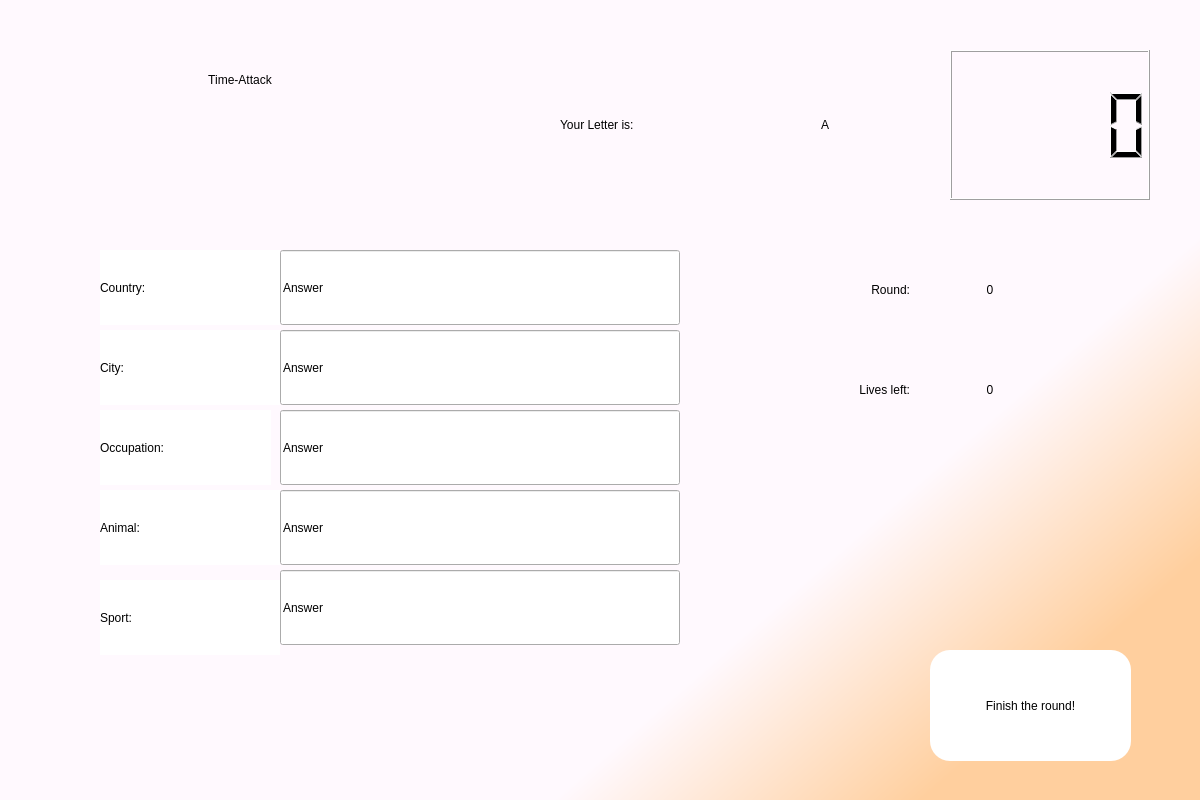
<?xml version="1.0" encoding="UTF-8"?>
<ui version="4.0">
 <class>menuUI</class>
 <widget class="QDialog" name="menuUI">
  <property name="geometry">
   <rect>
    <x>0</x>
    <y>0</y>
    <width>1200</width>
    <height>800</height>
   </rect>
  </property>
  <property name="windowTitle">
   <string>Dialog</string>
  </property>
  <widget class="QWidget" name="background" native="true">
   <property name="geometry">
    <rect>
     <x>0</x>
     <y>0</y>
     <width>1200</width>
     <height>800</height>
    </rect>
   </property>
   <property name="styleSheet">
    <string notr="true">QWidget#background{
background-color:qlineargradient(spread:pad, x1:0.652, y1:0.75, x2:0.845771, y2:0.898, stop:0 rgba(255, 249, 254, 255), stop:1 rgba(255, 207, 158, 255));}</string>
   </property>
   <widget class="QLabel" name="label">
    <property name="geometry">
     <rect>
      <x>0</x>
      <y>0</y>
      <width>480</width>
      <height>160</height>
     </rect>
    </property>
    <property name="styleSheet">
     <string notr="true">font: 50pt &quot;Bauhaus 93&quot;;

color: black;</string>
    </property>
    <property name="text">
     <string>Time-Attack</string>
    </property>
    <property name="alignment">
     <set>Qt::AlignCenter</set>
    </property>
   </widget>
   <widget class="QLCDNumber" name="timerDisplay">
    <property name="geometry">
     <rect>
      <x>950</x>
      <y>50</y>
      <width>200</width>
      <height>150</height>
     </rect>
    </property>
   </widget>
   <widget class="QLabel" name="label_2">
    <property name="geometry">
     <rect>
      <x>560</x>
      <y>75</y>
      <width>190</width>
      <height>100</height>
     </rect>
    </property>
    <property name="styleSheet">
     <string notr="true">font: 18pt &quot;Gill Sans Ultra Bold Condensed&quot;;</string>
    </property>
    <property name="text">
     <string>Your Letter is:</string>
    </property>
   </widget>
   <widget class="QLabel" name="currentLetterDisplay">
    <property name="geometry">
     <rect>
      <x>775</x>
      <y>75</y>
      <width>100</width>
      <height>100</height>
     </rect>
    </property>
    <property name="styleSheet">
     <string notr="true">font: 48pt &quot;Arial Rounded MT Bold&quot;;</string>
    </property>
    <property name="text">
     <string>A</string>
    </property>
    <property name="alignment">
     <set>Qt::AlignCenter</set>
    </property>
   </widget>
   <widget class="QLabel" name="label_4">
    <property name="geometry">
     <rect>
      <x>100</x>
      <y>250</y>
      <width>180</width>
      <height>75</height>
     </rect>
    </property>
    <property name="styleSheet">
     <string notr="true">font: 20pt &quot;Gill Sans Ultra Bold Condensed&quot;;
background-color:white;
border-color: rgb(0, 0, 0);</string>
    </property>
    <property name="text">
     <string>Country:</string>
    </property>
   </widget>
   <widget class="QLabel" name="label_5">
    <property name="geometry">
     <rect>
      <x>100</x>
      <y>330</y>
      <width>180</width>
      <height>75</height>
     </rect>
    </property>
    <property name="styleSheet">
     <string notr="true">font: 20pt &quot;Gill Sans Ultra Bold Condensed&quot;;
background-color:white;
border-color: rgb(0, 0, 0);</string>
    </property>
    <property name="text">
     <string>City:</string>
    </property>
   </widget>
   <widget class="QLabel" name="label_6">
    <property name="geometry">
     <rect>
      <x>100</x>
      <y>410</y>
      <width>171</width>
      <height>75</height>
     </rect>
    </property>
    <property name="styleSheet">
     <string notr="true">font: 20pt &quot;Gill Sans Ultra Bold Condensed&quot;;
background-color:white;
border-color: rgb(0, 0, 0);</string>
    </property>
    <property name="text">
     <string>Occupation:</string>
    </property>
   </widget>
   <widget class="QLabel" name="label_7">
    <property name="geometry">
     <rect>
      <x>100</x>
      <y>580</y>
      <width>180</width>
      <height>75</height>
     </rect>
    </property>
    <property name="styleSheet">
     <string notr="true">font: 20pt &quot;Gill Sans Ultra Bold Condensed&quot;;
background-color:white;
border-color: rgb(0, 0, 0);</string>
    </property>
    <property name="text">
     <string>Sport:</string>
    </property>
   </widget>
   <widget class="QLabel" name="label_8">
    <property name="geometry">
     <rect>
      <x>100</x>
      <y>490</y>
      <width>180</width>
      <height>75</height>
     </rect>
    </property>
    <property name="styleSheet">
     <string notr="true">font: 20pt &quot;Gill Sans Ultra Bold Condensed&quot;;
background-color:white;
border-color: rgb(0, 0, 0);</string>
    </property>
    <property name="text">
     <string>Animal:</string>
    </property>
   </widget>
   <widget class="QLineEdit" name="countryInput">
    <property name="geometry">
     <rect>
      <x>280</x>
      <y>250</y>
      <width>400</width>
      <height>75</height>
     </rect>
    </property>
    <property name="styleSheet">
     <string notr="true">border-color: rgb(0, 0, 0);
font: 75 20pt &quot;Gill Sans MT&quot;;</string>
    </property>
    <property name="text">
     <string>Answer</string>
    </property>
   </widget>
   <widget class="QLineEdit" name="cityInput">
    <property name="geometry">
     <rect>
      <x>280</x>
      <y>330</y>
      <width>400</width>
      <height>75</height>
     </rect>
    </property>
    <property name="styleSheet">
     <string notr="true">font: 75 20pt &quot;Gill Sans MT&quot;;</string>
    </property>
    <property name="text">
     <string>Answer</string>
    </property>
   </widget>
   <widget class="QLineEdit" name="occupationInput">
    <property name="geometry">
     <rect>
      <x>280</x>
      <y>410</y>
      <width>400</width>
      <height>75</height>
     </rect>
    </property>
    <property name="styleSheet">
     <string notr="true">font: 75 20pt &quot;Gill Sans MT&quot;;</string>
    </property>
    <property name="text">
     <string>Answer</string>
    </property>
   </widget>
   <widget class="QLineEdit" name="animalInput">
    <property name="geometry">
     <rect>
      <x>280</x>
      <y>490</y>
      <width>400</width>
      <height>75</height>
     </rect>
    </property>
    <property name="styleSheet">
     <string notr="true">font: 75 20pt &quot;Gill Sans MT&quot;;</string>
    </property>
    <property name="text">
     <string>Answer</string>
    </property>
   </widget>
   <widget class="QLineEdit" name="sportInput">
    <property name="geometry">
     <rect>
      <x>280</x>
      <y>570</y>
      <width>400</width>
      <height>75</height>
     </rect>
    </property>
    <property name="styleSheet">
     <string notr="true">font: 75 20pt &quot;Gill Sans MT&quot;;</string>
    </property>
    <property name="text">
     <string>Answer</string>
    </property>
   </widget>
   <widget class="QPushButton" name="okButton">
    <property name="geometry">
     <rect>
      <x>930</x>
      <y>650</y>
      <width>201</width>
      <height>111</height>
     </rect>
    </property>
    <property name="styleSheet">
     <string notr="true">font: 14pt &quot;Gill Sans Ultra Bold Condensed&quot;;
border-radius:20px;
background-color:white;
border-color:black;</string>
    </property>
    <property name="text">
     <string>Finish the round!</string>
    </property>
   </widget>
   <widget class="QLabel" name="label_3">
    <property name="geometry">
     <rect>
      <x>720</x>
      <y>240</y>
      <width>190</width>
      <height>100</height>
     </rect>
    </property>
    <property name="styleSheet">
     <string notr="true">font: 18pt &quot;Gill Sans Ultra Bold Condensed&quot;;</string>
    </property>
    <property name="text">
     <string>Round:</string>
    </property>
    <property name="alignment">
     <set>Qt::AlignRight|Qt::AlignTrailing|Qt::AlignVCenter</set>
    </property>
   </widget>
   <widget class="QLabel" name="label_9">
    <property name="geometry">
     <rect>
      <x>720</x>
      <y>340</y>
      <width>190</width>
      <height>100</height>
     </rect>
    </property>
    <property name="styleSheet">
     <string notr="true">font: 18pt &quot;Gill Sans Ultra Bold Condensed&quot;;</string>
    </property>
    <property name="text">
     <string>Lives left:</string>
    </property>
    <property name="alignment">
     <set>Qt::AlignRight|Qt::AlignTrailing|Qt::AlignVCenter</set>
    </property>
   </widget>
   <widget class="QLabel" name="currentRoundDisplay">
    <property name="geometry">
     <rect>
      <x>940</x>
      <y>240</y>
      <width>100</width>
      <height>100</height>
     </rect>
    </property>
    <property name="styleSheet">
     <string notr="true">font: 32pt &quot;Arial Rounded MT Bold&quot;;</string>
    </property>
    <property name="text">
     <string>0</string>
    </property>
    <property name="alignment">
     <set>Qt::AlignCenter</set>
    </property>
   </widget>
   <widget class="QLabel" name="livesDisplay">
    <property name="geometry">
     <rect>
      <x>940</x>
      <y>340</y>
      <width>100</width>
      <height>100</height>
     </rect>
    </property>
    <property name="styleSheet">
     <string notr="true">font: 32pt &quot;Arial Rounded MT Bold&quot;;</string>
    </property>
    <property name="text">
     <string>0</string>
    </property>
    <property name="alignment">
     <set>Qt::AlignCenter</set>
    </property>
   </widget>
  </widget>
 </widget>
 <resources/>
 <connections/>
</ui>
